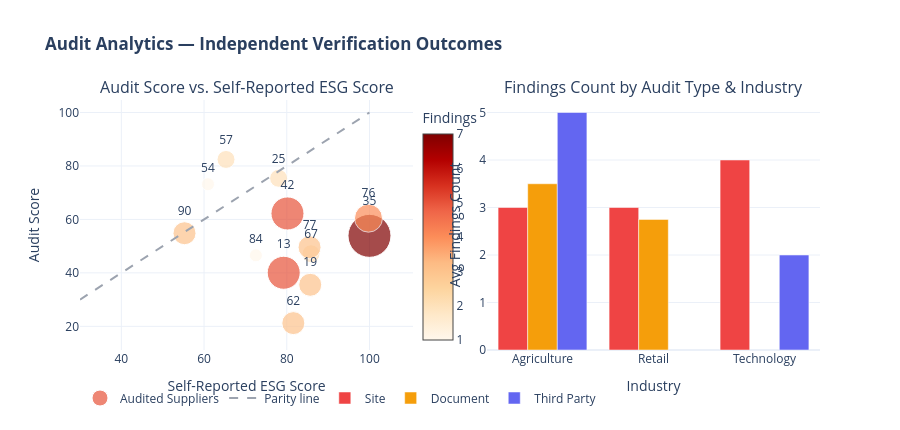

Notebook code cell kept with this figure:
### Markdown cell above
<h3 style=" color: #212618; font-weight:600;">4. Audit Analytics — Where Independent Verification Makes a Difference</h3>

Audits occur rarely in the simulation but carry significantly higher weight in the scoring model. This section profiles audit outcomes, examines whether audited suppliers' corrected scores diverge meaningfully from their self-reported baselines, and surfaces which supplier characteristics predict audit findings severity.

### Code cell
df_audits_full = audits.merge(suppliers, left_on="supplier_id", right_on="id")
df_audits_full = df_audits_full.merge(
    scores[["supplier_id","overall_esg_score","risk_tier"]],
    on="supplier_id"
)

fig_aud = make_subplots(
    rows=1, cols=2,
    subplot_titles=("Audit Score vs. Self-Reported ESG Score",
                    "Findings Count by Audit Type & Industry")
)

# Audit Score vs Self-reported ESG
fig_aud.add_trace(
    go.Scatter(
        x=df_audits_full["overall_esg_score"],
        y=df_audits_full["audit_score"],
        mode="markers+text",
        text=df_audits_full["supplier_id"].astype(str),
        textposition="top center",
        marker=dict(
            size=df_audits_full["findings_count"] * 5 + 8,
            color=df_audits_full["findings_count"],
            colorscale="OrRd",
            showscale=True,
            colorbar=dict(title="Findings", x=0.45)
        ),
        name="Audited Suppliers"
    ),
    row=1, col=1
)
# 45-degree reference line
lim = [30, 100]
fig_aud.add_trace(
    go.Scatter(x=lim, y=lim, mode="lines",
               line=dict(dash="dash", color="#9ca3af"),
               name="Parity line", showlegend=True),
    row=1, col=1
)

# Findings count by Audit Type and Industry
agg = df_audits_full.groupby(["industry","audit_type"])["findings_count"].mean().reset_index()
for atype, color in zip(["site","document","third_party"], ["#ef4444","#f59e0b","#6366f1"]):
    sub = agg[agg["audit_type"] == atype]
    if not sub.empty:
        fig_aud.add_trace(
            go.Bar(x=sub["industry"], y=sub["findings_count"],
                   name=atype.replace("_"," ").title(),
                   marker_color=color),
            row=1, col=2
        )

fig_aud.update_xaxes(title_text="Self-Reported ESG Score", row=1, col=1)
fig_aud.update_yaxes(title_text="Audit Score", row=1, col=1)
fig_aud.update_xaxes(title_text="Industry", row=1, col=2)
fig_aud.update_yaxes(title_text="Avg Findings Count", row=1, col=2)
fig_aud.update_layout(
    barmode="group", height=430, template="plotly_white",
    title_text="<b>Audit Analytics — Independent Verification Outcomes</b>",
    legend=dict(orientation="h", yanchor="bottom", y=-0.25)
)
fig_aud.show()

### Figure 1 — Plotly figure (JSON) as saved in the notebook; plotly's stock layout.template omitted (floating-point values rounded to 4 significant figures)
{"data": [{"marker": {"color": [5, 3, 2, 7, 5, 1, 2, 3, 2, 4, 3, 1, 3], "colorbar": {"title": {"text": "Findings"}, "x": 0.45}, "colorscale": [[0, "rgb(255,247,236)"], [0.125, "rgb(254,232,200)"], [0.25, "rgb(253,212,158)"], [0.375, "rgb(253,187,132)"], [0.5, "rgb(252,141,89)"], [0.625, "rgb(239,101,72)"], [0.75, "rgb(215,48,31)"], [0.875, "rgb(179,0,0)"], [1, "rgb(127,0,0)"]], "showscale": true, "size": [33, 23, 18, 43, 33, 13, 18, 23, 18, 28, 23, 13, 23]}, "mode": "markers+text", "name": "Audited Suppliers", "text": ["13", "19", "25", "35", "42", "54", "57", "62", "67", "76", "77", "84", "90"], "textposition": "top center", "type": "scatter", "x": [79.26, 85.67, 78.03, 100.0, 80.17, 60.95, 65.31, 81.59, 85.87, 99.76, 85.51, 72.53, 55.27], "xaxis": "x", "y": [40.04, 35.54, 75.39, 53.86, 62.23, 73.17, 82.43, 21.2, 47.16, 60.47, 49.59, 46.57, 54.83], "yaxis": "y"}, {"line": {"color": "#9ca3af", "dash": "dash"}, "mode": "lines", "name": "Parity line", "showlegend": true, "type": "scatter", "x": [30, 100], "xaxis": "x", "y": [30, 100], "yaxis": "y"}, {"marker": {"color": "#ef4444"}, "name": "Site", "type": "bar", "x": ["Agriculture", "Retail", "Technology"], "xaxis": "x2", "y": [3.0, 3.0, 4.0], "yaxis": "y2"}, {"marker": {"color": "#f59e0b"}, "name": "Document", "type": "bar", "x": ["Agriculture", "Retail"], "xaxis": "x2", "y": [3.5, 2.75], "yaxis": "y2"}, {"marker": {"color": "#6366f1"}, "name": "Third Party", "type": "bar", "x": ["Agriculture", "Technology"], "xaxis": "x2", "y": [5.0, 2.0], "yaxis": "y2"}], "layout": {"annotations": [{"font": {"size": 16}, "showarrow": false, "text": "Audit Score vs. Self-Reported ESG Score", "x": 0.225, "xanchor": "center", "xref": "paper", "y": 1, "yanchor": "bottom", "yref": "paper"}, {"font": {"size": 16}, "showarrow": false, "text": "Findings Count by Audit Type & Industry", "x": 0.775, "xanchor": "center", "xref": "paper", "y": 1, "yanchor": "bottom", "yref": "paper"}], "barmode": "group", "height": 430, "legend": {"orientation": "h", "y": -0.25, "yanchor": "bottom"}, "title": {"text": "<b>Audit Analytics — Independent Verification Outcomes</b>"}, "xaxis": {"anchor": "y", "domain": [0, 0.45], "title": {"text": "Self-Reported ESG Score"}}, "xaxis2": {"anchor": "y2", "domain": [0.55, 1], "title": {"text": "Industry"}}, "yaxis": {"anchor": "x", "domain": [0, 1], "title": {"text": "Audit Score"}}, "yaxis2": {"anchor": "x2", "domain": [0, 1], "title": {"text": "Avg Findings Count"}}}}
